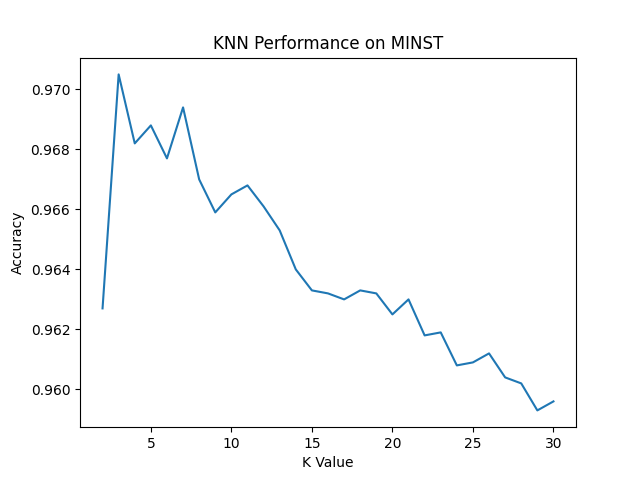

Python code for this plot:
from matplotlib import pyplot
import pandas

data = pandas.read_csv("performance.csv")
data.columns = ["K Value", "Accuracy"]

pyplot.plot(data["K Value"], data["Accuracy"])
pyplot.xlabel("K Value")
pyplot.ylabel("Accuracy")
pyplot.title("KNN Performance on MINST")
pyplot.savefig("performance.png")
